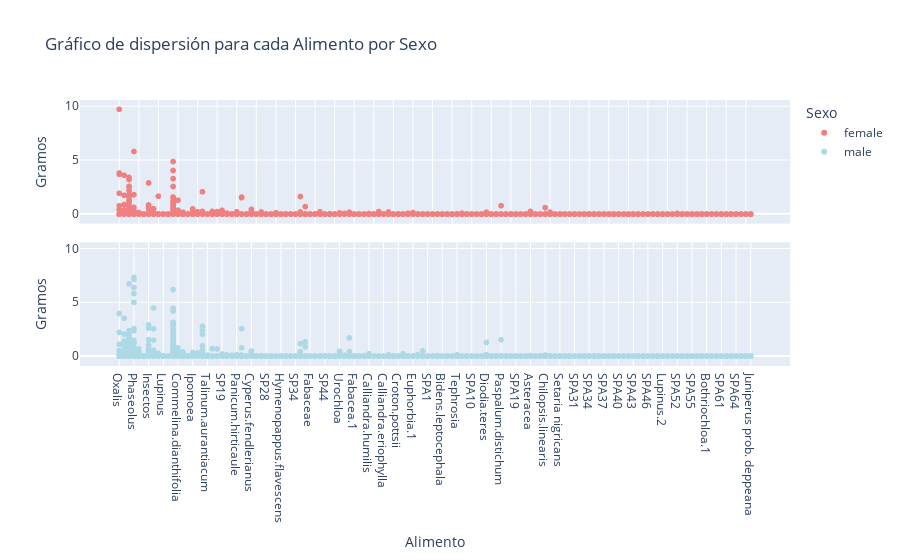

Here is the notebook cell this chart was saved with:
### Markdown cell above
#### ¿Existe una relación entre el sexo y el patrón de consumo de las distintas opciones de alimento?

### Code cell
# Crear dataframe temporal con las variables a graficar en la columna "Alimento" y sus respectivos Pesos y Edad en otras columnas
df_temp = pd.melt(df, id_vars=['sexo'], value_vars=DEPENDENT_VARS, var_name='Alimento', value_name='Peso')

# Crear sub-gráficos de dispersión para cada alimento y edad
fig = px.scatter(df_temp, x='Alimento', y='Peso', color='sexo', color_discrete_map={'female': 'lightcoral', 'male': 'lightblue'},
                 facet_col='sexo', facet_col_wrap=1,  # Cambia el valor de facet_col_wrap según el número deseado de columnas
                 labels={'Alimento': 'Alimento', 'Peso': 'Gramos', 'sexo': 'Sexo'},
                 title='Gráfico de dispersión para cada Alimento por Sexo')

# Eliminar subtitulos redundantes
fig.for_each_annotation(lambda a: a.update(text=''))

# Lineas en lugar de puntos
#fig.update_traces(mode='lines+markers')

# Desplegar figura
fig.show()

### Figure 1 — Plotly figure (JSON) as saved in the notebook; plotly's stock layout.template omitted (floating-point values rounded to 4 significant figures; data arrays with more than 128 entries replaced by an {"elided": "..."} marker saying what was removed)
{"data": [{"hovertemplate": "Sexo=female<br>Alimento=%{x}<br>Gramos=%{y}<extra></extra>", "legendgroup": "female", "marker": {"color": "lightcoral", "symbol": "circle"}, "mode": "markers", "name": "female", "showlegend": true, "type": "scattergl", "x": {"elided": "9360 str values"}, "xaxis": "x2", "y": {"elided": "9360 float values"}, "yaxis": "y2"}, {"hovertemplate": "Sexo=male<br>Alimento=%{x}<br>Gramos=%{y}<extra></extra>", "legendgroup": "male", "marker": {"color": "lightblue", "symbol": "circle"}, "mode": "markers", "name": "male", "showlegend": true, "type": "scattergl", "x": {"elided": "15210 str values"}, "xaxis": "x", "y": {"elided": "15210 float values"}, "yaxis": "y"}], "layout": {"annotations": [{"font": {}, "showarrow": false, "text": "", "x": 0.5, "xanchor": "center", "xref": "paper", "y": 0.465, "yanchor": "bottom", "yref": "paper"}, {"font": {}, "showarrow": false, "text": "", "x": 0.5, "xanchor": "center", "xref": "paper", "y": 1.0, "yanchor": "bottom", "yref": "paper"}], "legend": {"title": {"text": "Sexo"}, "tracegroupgap": 0}, "title": {"text": "Gráfico de dispersión para cada Alimento por Sexo"}, "xaxis": {"anchor": "y", "domain": [0, 1], "title": {"text": "Alimento"}}, "xaxis2": {"anchor": "y2", "domain": [0, 1], "matches": "x", "showticklabels": false}, "yaxis": {"anchor": "x", "domain": [0, 0.465], "title": {"text": "Gramos"}}, "yaxis2": {"anchor": "x2", "domain": [0.535, 1.0], "matches": "y", "title": {"text": "Gramos"}}}}
